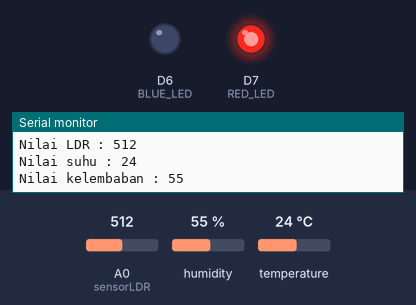
Bench run of a program on a simulated ESP8266 (NodeMCU). Shown: output pins drawn as LEDs (lit = HIGH), the last lines printed to the serial monitor. The inputs (shaded band) are chosen by the test bench; at power-on: A0 (sensorLDR) = 512, humidity 55 %, temperature 24 °C.

Above: at 4.2 s.
4.3 s: A0 (sensorLDR) set to 887
14.5 s: A0 (sensorLDR) set to 918
At 15.8 s:
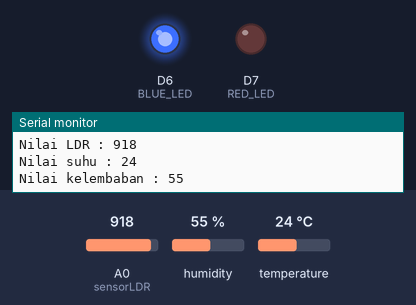
At 18.4 s:
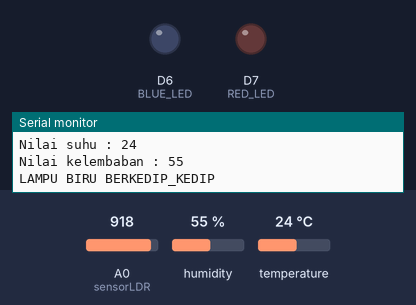
23.1 s: A0 (sensorLDR) set to 890
At 26.1 s:
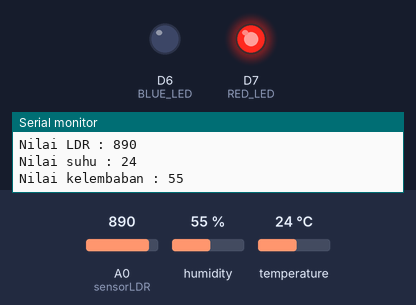
Timing chart, 0 to 27.6 s (numbered marks = the images above; inputs shaded):
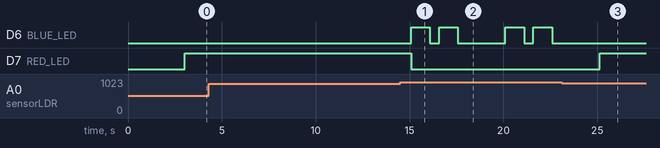

The program:

main.cpp
```cpp
#include <Arduino.h>
#include <SimpleDHT.h>

#define sensorLDR A0
int ldr;

#define pinDHT 5
byte temperature = 0;
byte humidity = 0;
SimpleDHT11 dht11(D5);

#define RED_LED D7
#define BLUE_LED D6

void setup() {
  Serial.begin(115200);
  pinMode(RED_LED, OUTPUT);
  pinMode(BLUE_LED, OUTPUT);
  Serial.println("Lampu Otomatis berdasarkan Sensor LDR dan DHT");
  delay(3000);
}

void loop() {
  int err = SimpleDHTErrSuccess;

  if ((err = dht11.read(&temperature, &humidity, NULL)) != SimpleDHTErrSuccess) {
    Serial.print("Pembacaan DHT11 gagal, err=");
    Serial.println(err);
    delay(1000);
    return;
  }

  ldr = analogRead(sensorLDR);

  Serial.println("=====================================");
  Serial.print("Nilai LDR : ");
  Serial.println(ldr);
  Serial.print("Nilai suhu : ");
  Serial.println(temperature);
  Serial.print("Nilai kelembaban : ");
  Serial.println(humidity);

  if (ldr < 900) {
    digitalWrite(RED_LED, HIGH);
    digitalWrite(BLUE_LED, LOW);
    delay(4000);

    Serial.println("LAMPU MERAH MENYALA");
  }
  else {
    digitalWrite(RED_LED, LOW);
    digitalWrite(BLUE_LED, HIGH);
    delay(1000);
    digitalWrite(RED_LED, LOW);
    digitalWrite(BLUE_LED, LOW);
    delay(500);
    digitalWrite(RED_LED, LOW);
    digitalWrite(BLUE_LED, HIGH);
    delay(1000);
    digitalWrite(RED_LED, LOW);
    digitalWrite(BLUE_LED, LOW);
    delay(500);

    Serial.println("LAMPU BIRU BERKEDIP_KEDIP");
  }
  delay(2000);
}
```

Measured:
- the behaviour switches between 899 and 900 on A0 (sensorLDR) (found by bisection; images 0 and 1)
- after the input at 14.5 s, D6 (BLUE_LED): LOW → HIGH after 0.58 s, → LOW 1.0 s later, → HIGH 0.50 s later, → LOW 1.0 s later, … (8 changes in this stretch); D7 (RED_LED): HIGH → LOW after 0.58 s
- after the input at 23.1 s, D6 (BLUE_LED): stops changing and stays LOW; D7 (RED_LED): LOW → HIGH after 2.0 s
